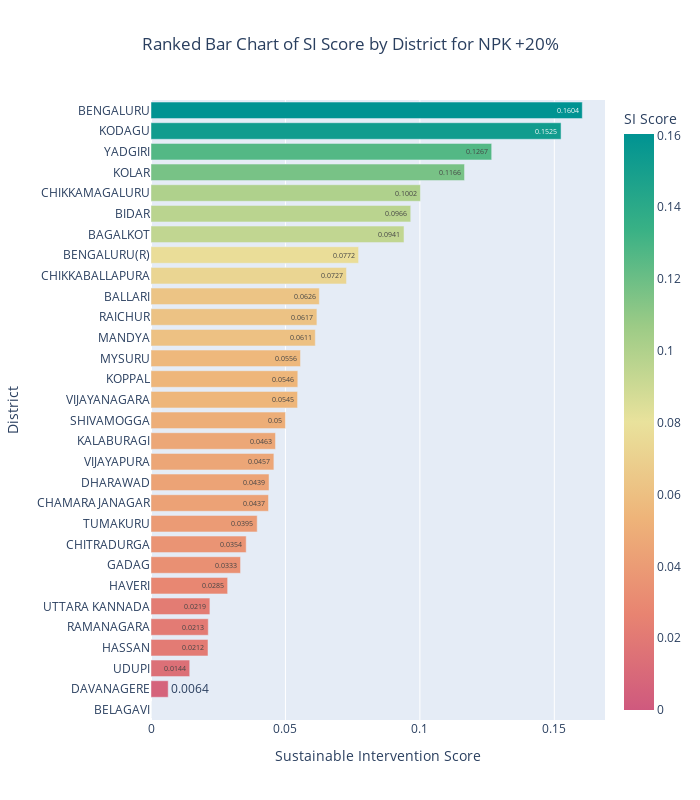

Notebook cell for this chart:
### Code cell
ranked_df = result_df[['node', 'SI_Score']].sort_values(by='SI_Score', ascending=True)
ranked_df = ranked_df[ranked_df['SI_Score'] <= 5]

ranked_df = ranked_df.dropna()

ranked_df['SI_Score'] = ranked_df['SI_Score'].round(4)

fig = px.bar(
    ranked_df,
    x='SI_Score',        
    y='node',            
    text='SI_Score',     
    title='Ranked Bar Chart of SI Score by District for NPK +20%',
    labels={'node': 'District', 'SI_Score': 'SI Score'},
    color='SI_Score',    
    color_continuous_scale='Temps_r'
)

fig.update_layout(
    width=700,
    height=800,
    xaxis_title='Sustainable Intervention Score',
    yaxis_title='District',
    title_x=0.5 
)

fig.show()

### Figure 1 — Plotly figure (JSON) as saved in the notebook; plotly's stock layout.template omitted (floating-point values rounded to 4 significant figures)
{"data": [{"alignmentgroup": "True", "hovertemplate": "SI Score=%{marker.color}<br>District=%{y}<extra></extra>", "legendgroup": "", "marker": {"color": [0, 0.0064, 0.0144, 0.0212, 0.0213, 0.0219, 0.0285, 0.0333, 0.0354, 0.0395, 0.0437, 0.0439, 0.0457, 0.0463, 0.05, 0.0545, 0.0546, 0.0556, 0.0611, 0.0617, 0.0626, 0.0727, 0.0772, 0.0941, 0.0966, 0.1002, 0.1166, 0.1267, 0.1525, 0.1604], "coloraxis": "coloraxis", "pattern": {"shape": ""}}, "name": "", "offsetgroup": "", "orientation": "h", "showlegend": false, "text": [0, 0.0064, 0.0144, 0.0212, 0.0213, 0.0219, 0.0285, 0.0333, 0.0354, 0.0395, 0.0437, 0.0439, 0.0457, 0.0463, 0.05, 0.0545, 0.0546, 0.0556, 0.0611, 0.0617, 0.0626, 0.0727, 0.0772, 0.0941, 0.0966, 0.1002, 0.1166, 0.1267, 0.1525, 0.1604], "textposition": "auto", "type": "bar", "x": [0, 0.0064, 0.0144, 0.0212, 0.0213, 0.0219, 0.0285, 0.0333, 0.0354, 0.0395, 0.0437, 0.0439, 0.0457, 0.0463, 0.05, 0.0545, 0.0546, 0.0556, 0.0611, 0.0617, 0.0626, 0.0727, 0.0772, 0.0941, 0.0966, 0.1002, 0.1166, 0.1267, 0.1525, 0.1604], "xaxis": "x", "y": ["BELAGAVI", "DAVANAGERE", "UDUPI", "HASSAN", "RAMANAGARA", "UTTARA KANNADA", "HAVERI", "GADAG", "CHITRADURGA", "TUMAKURU", "CHAMARAJANAGAR", "DHARAWAD", "VIJAYAPURA", "KALABURAGI", "SHIVAMOGGA", "VIJAYANAGARA", "KOPPAL", "MYSURU", "MANDYA", "RAICHUR", "BALLARI", "CHIKKABALLAPURA", "BENGALURU(R)", "BAGALKOT", "BIDAR", "CHIKKAMAGALURU", "KOLAR", "YADGIRI", "KODAGU", "BENGALURU"], "yaxis": "y"}], "layout": {"barmode": "relative", "coloraxis": {"colorbar": {"title": {"text": "SI Score"}}, "colorscale": [[0, "rgb(207, 89, 126)"], [0.1667, "rgb(232, 132, 113)"], [0.3333, "rgb(238, 180, 121)"], [0.5, "rgb(233, 226, 156)"], [0.6667, "rgb(156, 203, 134)"], [0.8333, "rgb(57, 177, 133)"], [1, "rgb(0, 147, 146)"]]}, "height": 800, "legend": {"tracegroupgap": 0}, "title": {"text": "Ranked Bar Chart of SI Score by District for NPK +20%", "x": 0.5}, "width": 700, "xaxis": {"anchor": "y", "domain": [0, 1], "title": {"text": "Sustainable Intervention Score"}}, "yaxis": {"anchor": "x", "domain": [0, 1], "title": {"text": "District"}}}}
